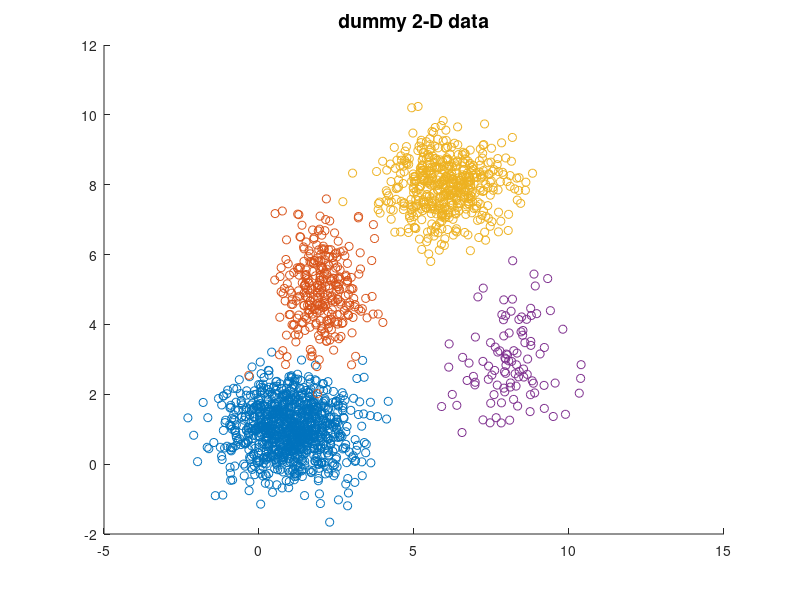

Here is the MATLAB script that generated this plot: (Note: this script raises an error after producing the figure.)
%%%%%% dummy data test
clear
addpath('non-linear/MOPSO')
% initialize non-linear parameters
n_lin=2;Pvec=[1,2];	include_x = 1; include_xp = 1;include_crossterms = 1;equalterms = 1;

mu1 = [1,1];
sigma1 = [1,0.5];
rng default
r1 = mvnrnd(mu1,sigma1,1000);
lin_data.N = r1;

mu2 = [2,5];
sigma2 = [0.5,1];
rng default
r2 = mvnrnd(mu2,sigma2,300);
lin_data.S = r2;

mu3 = [6,8];
sigma3 = [1,0.5];
rng default
r3 = mvnrnd(mu3,sigma3,500);
lin_data.V = r3;

mu4 = [8,3];
sigma4 = [1,1];
rng default
r4 = mvnrnd(mu4,sigma4,100);
lin_data.F = r4;

figure(1);scatter(r1(:,1),r1(:,2),'bd');
hold on;scatter(r2(:,1),r2(:,2),'r+');
hold on;scatter(r3(:,1),r3(:,2),'co');
hold on;scatter(r4(:,1),r4(:,2),'k*');
title('dummy 2-D data','FontSize',14)
hold off;
x= 5,y=5,r=2;
th = 0:pi/50:2*pi;
xunit = r * cos(th) + x;
yunit = r * sin(th) + y;
lin_data = [xunit',yunit'];
%figure;
%plot(xunit, yunit);
 [data, nE] = nonlinear_trans(lin_data,n_lin,Pvec,include_x,include_xp,include_crossterms,equalterms);
 ali=1;
%  r5=data.N; 
%  r6= data.S;
%  r7=data.V;
%  r8=data.F;
 i=3;
 j=3;
%figure(1);scatter(data(:,i),data(:,j)+data(:,j+1),'bd');
%  figure(1);scatter(r5(:,i),r5(:,j),'bd');
% hold on;scatter(r6(:,i),r6(:,j),'r+');
% hold on;scatter(r7(:,i),r7(:,j),'co');
% hold on;scatter(r8(:,i),r8(:,j),'k*');
% title('dummy 2-D data','FontSize',14)
% hold off;
% %[data, nE] = transform_x(lin_data);
% 
% %% Problem Definition
% CostFunction = @(x) CostFun(x,data); 
% nVar = nE;      % Number of Unknown (Decision) Variables
% VarMin = -1;   % Lower Bound of Decision Variables
% VarMax =  1;   % Upper Bound of Decision Variables
% 
% VarSize=[1 nVar];   % Size of Decision Variables Matrix
% %% MOPSO Parameters
% 
% MaxIt=150;           % Maximum Number of Iterations
% 
% nPop=100;            % Population Size
% 
% nRep=200;            % Repository Size
% 
% w=0.5;              % Inertia Weight
% wdamp=0.99;         % Intertia Weight Damping Rate
% c1=1;               % Personal Learning Coefficient
% c2=2;               % Global Learning Coefficient
% 
% nGrid=7;            % Number of Grids per Dimension
% alpha=0.1;          % Inflation Rate
% 
% beta=2;             % Leader Selection Pressure
% gamma=2;            % Deletion Selection Pressure
% 
% mu=0.1;             % Mutation Rate
% 
% %% Initialization
% 
% empty_particle.Position=[];
% empty_particle.Velocity=[];
% empty_particle.Cost=[];
% empty_particle.Best.Position=[];
% empty_particle.Best.Cost=[];
% empty_particle.IsDominated=[];
% empty_particle.GridIndex=[];
% empty_particle.GridSubIndex=[];
% 
% pop=repmat(empty_particle,nPop,1);
% 
% for i=1:nPop
% 
%     pop(i).Position=unifrnd(VarMin,VarMax,VarSize);
% 
%     pop(i).Velocity=zeros(VarSize);
% 
%     pop(i).Cost=CostFunction(pop(i).Position);
% 
% 
%     % Update Personal Best
%     pop(i).Best.Position=pop(i).Position;
%     pop(i).Best.Cost=pop(i).Cost;
% 
% end
% 
% % Determine Domination
% pop=DetermineDomination(pop);
% 
% rep=pop(~[pop.IsDominated]);
% 
% Grid=CreateGrid(rep,nGrid,alpha);
% 
% for i=1:numel(rep)
%     rep(i)=FindGridIndex(rep(i),Grid);
% end
% 
% 
% %% MOPSO Main Loop
% 
% for it=1:MaxIt
% 
%     for i=1:nPop
% 
%         leader=SelectLeader(rep,beta);
% 
%         pop(i).Velocity = w*pop(i).Velocity ...
%             +c1*rand(VarSize).*(pop(i).Best.Position-pop(i).Position) ...
%             +c2*rand(VarSize).*(leader.Position-pop(i).Position);
% 
%         pop(i).Position = pop(i).Position + pop(i).Velocity;
% 
%         pop(i).Position = max(pop(i).Position, VarMin);
%         pop(i).Position = min(pop(i).Position, VarMax);
% 
%         pop(i).Cost = CostFunction(pop(i).Position);
% 
%         % Apply Mutation
%         pm=(1-(it-1)/(MaxIt-1))^(1/mu);
%         if rand<pm
%             NewSol.Position=Mutate(pop(i).Position,pm,VarMin,VarMax);
%             NewSol.Cost=CostFunction(NewSol.Position);
%             if Dominates(NewSol,pop(i))
%                 pop(i).Position=NewSol.Position;
%                 pop(i).Cost=NewSol.Cost;
% 
%             elseif Dominates(pop(i),NewSol)
%                 % Do Nothing
% 
%             else
%                 if rand<0.5
%                     pop(i).Position=NewSol.Position;
%                     pop(i).Cost=NewSol.Cost;
%                 end
%             end
%         end
% 
%         if Dominates(pop(i),pop(i).Best)
%             pop(i).Best.Position=pop(i).Position;
%             pop(i).Best.Cost=pop(i).Cost;
% 
%         elseif Dominates(pop(i).Best,pop(i))
%             % Do Nothing
% 
%         else
%             if rand<0.5
%                 pop(i).Best.Position=pop(i).Position;
%                 pop(i).Best.Cost=pop(i).Cost;
%             end
%         end
% 
%     end
% 
%     % Add Non-Dominated Particles to REPOSITORY
%     rep=[rep
%          pop(~[pop.IsDominated])]; %#ok
% 
%     % Determine Domination of New Resository Members
%     rep=DetermineDomination(rep);
% 
%     % Keep only Non-Dminated Memebrs in the Repository
%     rep=rep(~[rep.IsDominated]);
% 
%     % Update Grid
%     Grid=CreateGrid(rep,nGrid,alpha);
% 
%     % Update Grid Indices
%     for i=1:numel(rep)
%         rep(i)=FindGridIndex(rep(i),Grid);
%     end
% 
%     % Check if Repository is Full
%     if numel(rep)>nRep
% 
%         Extra=numel(rep)-nRep;
%         for e=1:Extra
%             rep=DeleteOneRepMemebr(rep,gamma);
%         end
% 
%     end
% 
%     % Plot Costs
%     figure(5);
%     PlotCosts(pop,rep);
%     pause(0.01);
% 
%     % Show Iteration Information
%     disp(['Iteration ' num2str(it) ': Number of Rep Members = ' num2str(numel(rep))]);
% 
%     % Damping Inertia Weight
%     w=w*wdamp;
% 
% end
% 
% %% Results
% theta = 0.1;
% rep_costs=vertcat(rep.Cost);
% [~,I] = min(theta*rep_costs(:,1) + (1-theta)*rep_costs(:,2));
% coeff = rep(I).Position;
% nonlinear_db.N = data.N .*repmat(coeff,size(data.N,1),1);
% nonlinear_db.V = data.V .*repmat(coeff,size(data.V,1),1);
% nonlinear_db.S = data.S .*repmat(coeff,size(data.S,1),1);
% nonlinear_db.F = data.F .*repmat(coeff,size(data.F,1),1);
% labels = [2.*ones(size(nonlinear_db.V,1),1);...
%     3.*ones(size(nonlinear_db.S,1),1); 4.*ones(size(nonlinear_db.F,1),1)];
% nonlinear_db.ab = [nonlinear_db.V; nonlinear_db.S; nonlinear_db.F];
% nonlinear_db.ab = [nonlinear_db.ab labels];
% nonlinear_db.all = [nonlinear_db.N ones(size(nonlinear_db.N,1),1);nonlinear_db.ab];
% all = nonlinear_db.all;
% 
% [coeff_pca,score,latent,tsquared,explained,mu] = pca(all(:,1:end-1));
% visual = all(:,1:end-1)*coeff_pca(:,1:2);
% visual = [visual all(:,end)];
% 
% figure(2);scatter(visual(all(:,end)==1,1),visual(all(:,end)==1,2),'bd');
% hold on;scatter(visual(all(:,end)==3,1),visual(all(:,end)==3,2),'r+');
% hold on;scatter(visual(all(:,end)==2,1),visual(all(:,end)==2,2),'co');
% hold on;scatter(visual(all(:,end)==4,1),visual(all(:,end)==4,2),'*');
% hold off;
% 
% figure(3)
% %gplotmatrix(all(:,1:end-1),[],all(:,end),['b','r' 'c' 'k'],['d' '+' 'o' '*'],[],false);
% scatter3(all(all(:,4)==1,1),all(all(:,4)==1,2),all(all(:,4)==1,3),'bd');
% hold on;scatter3(all(all(:,4)==2,1),all(all(:,4)==2,2),all(all(:,4)==2,3),'r+');
% hold on;scatter3(all(all(:,4)==3,1),all(all(:,4)==3,2),all(all(:,4)==3,3),'co');
% hold on;scatter3(all(all(:,4)==4,1),all(all(:,4)==4,2),all(all(:,4)==4,3),'k*');
% title('transformed data','FontSize',14)
% hold off;
% 
